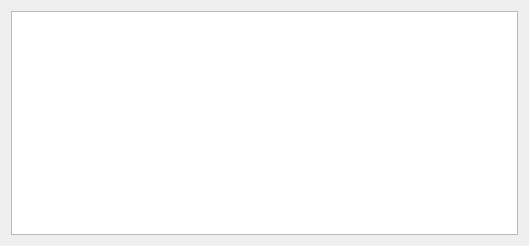
<?xml version="1.0" encoding="UTF-8"?>
<ui version="4.0">
 <class>ActiveUserWindow</class>
 <widget class="QDialog" name="ActiveUserWindow">
  <property name="geometry">
   <rect>
    <x>0</x>
    <y>0</y>
    <width>529</width>
    <height>246</height>
   </rect>
  </property>
  <property name="windowTitle">
   <string>Active Users</string>
  </property>
  <layout class="QGridLayout" name="gridLayout">
   <item row="0" column="0">
    <widget class="QTableView" name="UsersTable"/>
   </item>
  </layout>
 </widget>
 <resources/>
 <connections/>
</ui>
